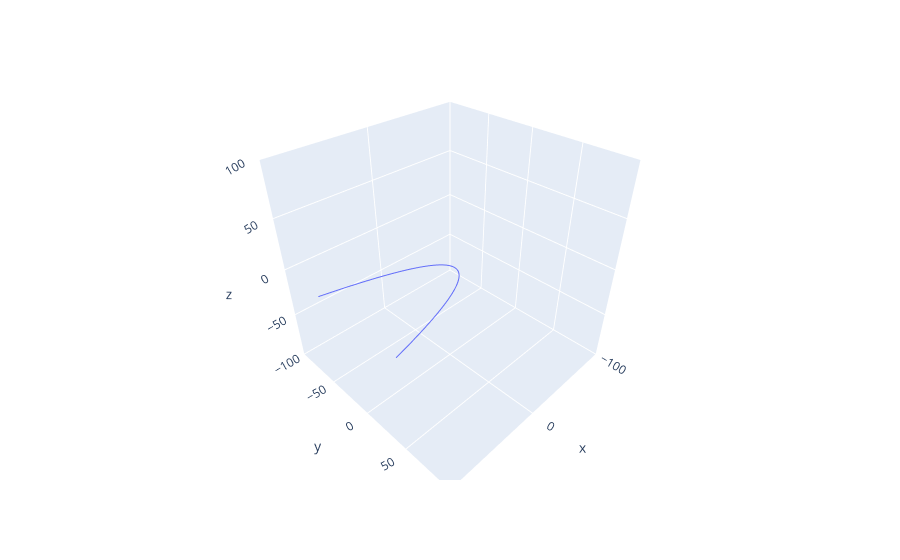

The code cell stored with this chart in its notebook:
### Code cell
fig = plot_3dtraj_ns(r0, v0, k, radius=0)
fig.update_layout(
    scene = dict(
        xaxis = dict(range=[-10*radius,10*radius],),
        yaxis = dict(range=[-10*radius,10*radius],),
        zaxis = dict(range=[-10*radius,10*radius],)
    )
)

### Figure 1 — Plotly figure (JSON) as saved in the notebook; plotly's stock layout.template omitted (floating-point values rounded to 4 significant figures; data arrays with more than 128 entries replaced by an {"elided": "..."} marker saying what was removed)
{"data": [{"hovertemplate": "x=%{x}<br>y=%{y}<br>z=%{z}<extra></extra>", "legendgroup": "", "line": {"color": "#636efa", "dash": "solid"}, "marker": {"symbol": "circle"}, "mode": "lines", "name": "", "scene": "scene", "showlegend": false, "type": "scatter3d", "x": {"elided": "9998 float values"}, "y": {"elided": "9998 float values"}, "z": {"elided": "9998 int values"}}], "layout": {"legend": {"tracegroupgap": 0}, "margin": {"t": 60}, "scene": {"domain": {"x": [0, 1], "y": [0, 1]}, "xaxis": {"range": [-100, 100], "title": {"text": "x"}}, "yaxis": {"range": [-100, 100], "title": {"text": "y"}}, "zaxis": {"range": [-100, 100], "title": {"text": "z"}}}}}
